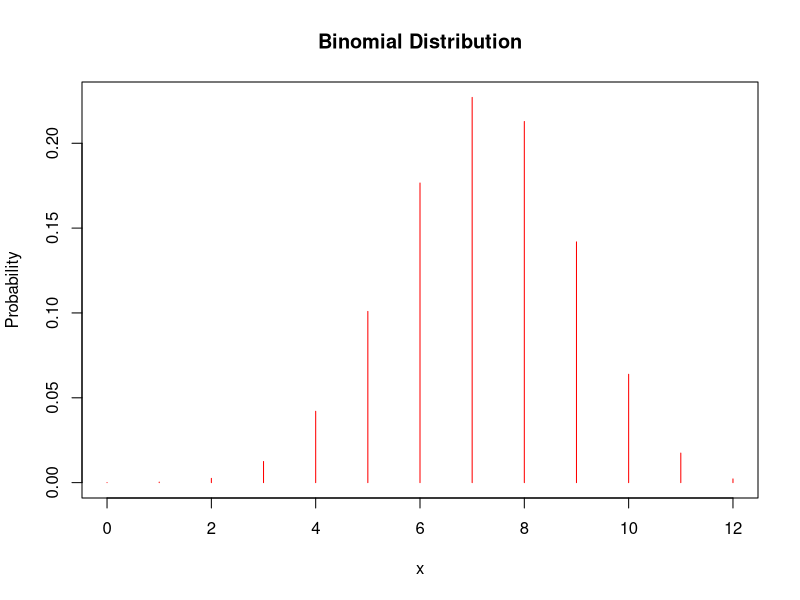

This chart was generated by the following R code:
#4.(a) Plot a binomial distribution P(x,n,p) with n=12, p=0.6

n=12
p=0.6
x=seq(0,n)
Probability=dbinom(x,n,p)
plot(x,Probability,type="h",col="red",pch=20,xlab="x",ylab="Probability", main="Binomial Distribution")

#(b) Generate 10 random deviates from a Poisson distribution with µ = 7.0 and print them.
#print the random deviate distribution 

mu=7
pdens=rpois(10,mu)
tab=table(pdens) #will give me tabular form of pdens
print(tab)
